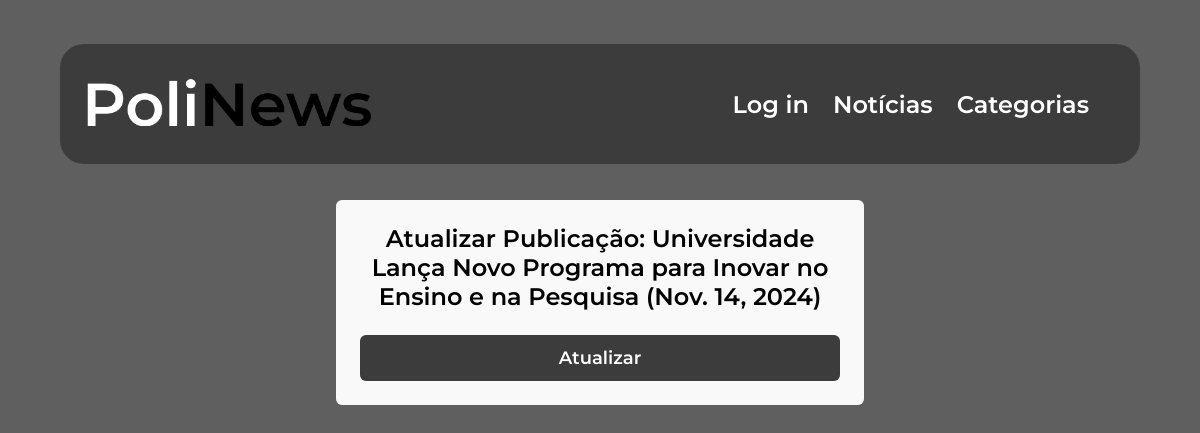
The app's page /news/v1/update/14/ with its own data.
### news/models.py (models this page shows, shortened)
class Post(models.Model):
    titulo = models.CharField(max_length=70)
    conteudo = models.TextField()
    img_url = models.URLField(max_length=300, null=True)
    data_postagem = models.DateTimeField(default=timezone.now)
    categorias = models.ManyToManyField(Category, related_name='posts')

### news/views_V1.py (the view)
# urls.py: path('v1/update/<int:pk>/', views_V1.update_post_v1, name='update_v1'),
def update_post_v1(request, pk):
    post = get_object_or_404(Post, pk=pk)
    if request.method == 'POST':
        post.titulo = request.POST.get('titulo')
        post.conteudo = request.POST.get('conteudo')
        post.img_url = request.POST.get('img_url')
        post.save()
        return HttpResponseRedirect(reverse('news:detail_v1', args=[pk]))
    return render(request, 'news/update.html', {'post': post})

### news/templates/news/update.html (shortened to what this page needs)
{% extends 'base.html' %}
{% block content %}
<div class="form-container">
    <form method="POST" action="{% url 'news:update' post.id %}" class="create-form">
        <h2 class="form-title">Atualizar Publicação: {{ post.titulo }} ({{ post.data_postagem|date }})</h2>
        <button type="submit" class="submit-button">Atualizar</button>
    </form>
</div>
{% endblock %}

### static/style.css (style rules this page uses)
body, #root { display: flex; flex-direction: column; background-color: rgb(95, 95, 95); }
.form-container { display: flex; flex-direction: column; align-items: center; justify-content: center; margin-bottom: 3vw; }
.form-title { font-family: 'SemiBoldMS'; font-size: 2vw; margin-bottom: 2vw; text-align: center; color: black; margin-top: 0vw; }
.create-form { width: 40vw; padding: 2vw; border-radius: 0.5vw; background-color: #f9f9f9; }
.submit-button { width: 100%; padding: 1vw; font-family: 'SemiBoldMS', sans-serif; font-size: 1.5vw; color: #fff; background-color: rgb(60,60,60); border: none; border-radius: 0.5vw; cursor: pointer; text-align: center; }

### records on screen
Post: titulo "Universidade Lança Novo Programa para Inovar no Ensino e na Pesquisa", data_postagem "Nov. 14, 2024"
